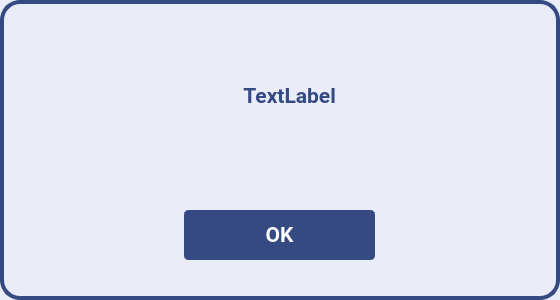
<?xml version="1.0" encoding="UTF-8"?>
<ui version="4.0">
 <class>disPopup</class>
 <widget class="QWidget" name="disPopup">
  <property name="geometry">
   <rect>
    <x>0</x>
    <y>0</y>
    <width>560</width>
    <height>300</height>
   </rect>
  </property>
  <property name="windowTitle">
   <string>Form</string>
  </property>
  <property name="styleSheet">
   <string notr="true">background:rgb(234, 236, 247);
border: 4px solid rgb(53,74, 131);

color:rgb(53,74, 131);
border-radius:20px;</string>
  </property>
  <widget class="QLabel" name="lblError">
   <property name="geometry">
    <rect>
     <x>14</x>
     <y>50</y>
     <width>531</width>
     <height>91</height>
    </rect>
   </property>
   <property name="font">
    <font>
     <family>Roboto</family>
     <pointsize>16</pointsize>
     <weight>75</weight>
     <bold>true</bold>
    </font>
   </property>
   <property name="styleSheet">
    <string notr="true">background:rgb(234, 236, 247);
border: 0px solid rgb(53,74, 131);

color:rgb(53,74, 131);
border-radius:20px;</string>
   </property>
   <property name="text">
    <string>    TextLabel</string>
   </property>
   <property name="alignment">
    <set>Qt::AlignCenter</set>
   </property>
   <property name="buddy">
    <cstring>lblError</cstring>
   </property>
  </widget>
  <widget class="QPushButton" name="btnPopupOK">
   <property name="geometry">
    <rect>
     <x>184</x>
     <y>210</y>
     <width>191</width>
     <height>50</height>
    </rect>
   </property>
   <property name="font">
    <font>
     <family>Roboto</family>
     <pointsize>16</pointsize>
     <weight>75</weight>
     <bold>true</bold>
    </font>
   </property>
   <property name="styleSheet">
    <string notr="true">background-color: rgb(53, 74, 131); 
color:white;
border-bottom-right-radius:5px;
border-top-right-radius:5px;
border-bottom-left-radius:5px;
border-top-left-radius:5px;</string>
   </property>
   <property name="text">
    <string>OK</string>
   </property>
  </widget>
 </widget>
 <resources/>
 <connections/>
</ui>
